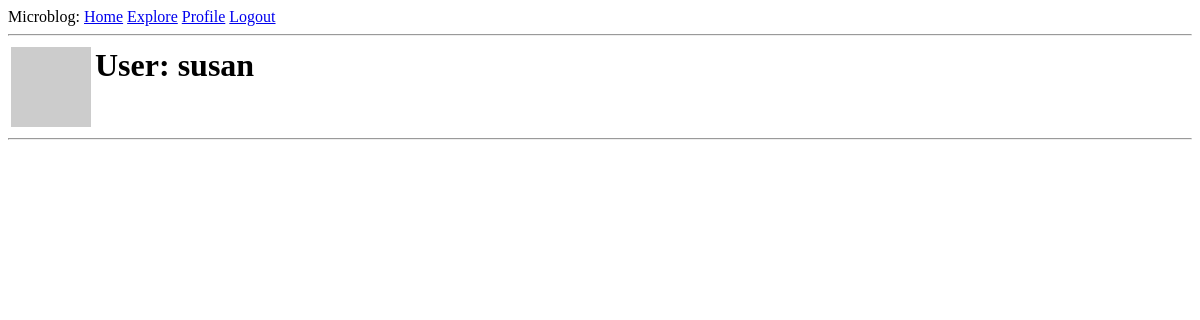
/user/susan (signed in), run on an earlier commit of the app's database.
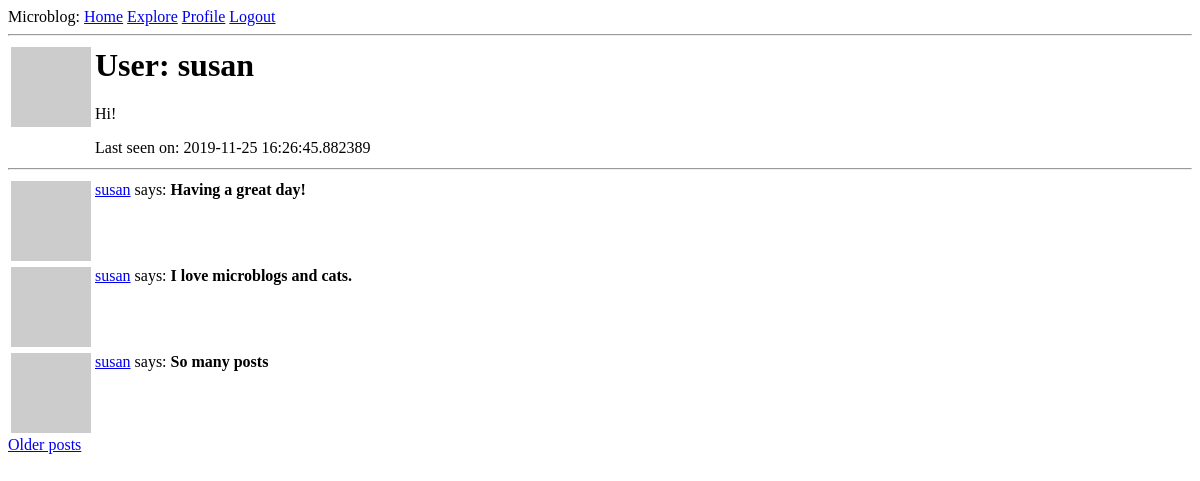
And on a later commit of the database.
### app/models.py (models this page shows, shortened)
class User(UserMixin, db.Model):
    id = db.Column(db.Integer, primary_key = True)
    username = db.Column(db.String(64), index = True, unique = True)
    email = db.Column(db.String(120), index = True, unique = True)
    password_hash = db.Column(db.String(128))
    posts = db.relationship('Post', backref = 'author', lazy = 'dynamic')
    about_me = db.Column(db.String(140))
    last_seen = db.Column(db.DateTime, default = datetime.utcnow)
    followed = db.relationship(
        'User', secondary=followers,
        primaryjoin=(followers.c.follower_id == id),
        secondaryjoin=(followers.c.followed_id == id),
        backref=db.backref('followers', lazy='dynamic'), lazy='dynamic')
    def avatar(self, size):
        digest = md5(self.email.lower().encode('utf-8')).hexdigest()
        return f'http://www.gravatar.com/avatar/{digest}?d=identicon&s={size}'

class Post(db.Model):
    id = db.Column(db.Integer, primary_key = True)
    body = db.Column(db.String(140))
    timestamp = db.Column(db.DateTime, index = True, default = datetime.utcnow)
    user_id = db.Column(db.Integer, db.ForeignKey('user.id'))

### app/routes.py (the view)
@app.route("/user/<username>")
@login_required
def user(username):
    user = User.query.filter_by(username=username).first_or_404()
    page = request.args.get("page", 1, type=int)
    posts = user.posts.order_by(Post.timestamp.desc()).paginate(
        page=page, per_page=app.config["POSTS_PER_PAGE"], error_out=False
    )
    next_url = (
        url_for("user", username=user.username, page=posts.next_num)
        if posts.has_next
        else None
    )
    prev_url = (
        url_for("user", username=user.username, page=posts.prev_num)
        if posts.has_prev
        else None
    )
    return render_template(
        "user.html", user=user, next_url=next_url, prev_url=prev_url, posts=posts.items
    )

### app/models.py (called while the page is built)
@login.user_loader
def load_user(id):
    return User.query.get(int(id))

### app/routes.py (called while the page is built)
@app.before_request
def before_request():
    if current_user.is_authenticated:
        current_user.last_seen = datetime.utcnow()
        db.session.commit()

### app/templates/user.html (shortened to what this page needs)
{% extends "base.html" %}
{% block content %}
    <table>
        <tr valign = "top">
            <td><img src = "{{ user.avatar(128) }}"></td>
            <td>
                <h1>User: {{ user.username }}</h1>
                {% if user.about_me %}<p>{{ user.about_me }}</p>{% endif %}
                {% if user.last_seen %}<p>Last seen on: {{ user.last_seen }}</p>{% endif %}
            </td>
        </tr>
    </table>
    <hr>
    {% for post in posts %}
        {% include '_post.html' %}
    {% endfor %}
    {% if next_url %}
    <a href="{{ next_url }}">Older posts</a>
    {% endif %}
{% endblock %}

### app/templates/_post.html
<table>
    <tr valign = "top">
        <td><img src = " {{ post.author.avatar(36) }}"></td>
        <td>
            <a href="{{ url_for('user', username = post.author.username) }}">
                {{ post.author.username }}</a> says: <b>{{ post.body }}</b>
        </td>
    </tr>
</table>

What changed in the data, as far as the page shows it:
changed User "susan": about_me (not shown) → "Hi!"; last_seen (not shown) → "2019-11-25 16:26:45.882389"
added Post: author.username "susan", body "Having a great day!"
added Post: author.username "susan", body "I love microblogs and cats."
added Post: author.username "susan", body "So many posts"
Also different on the page:
text now shown: "Last seen on: Older posts"
